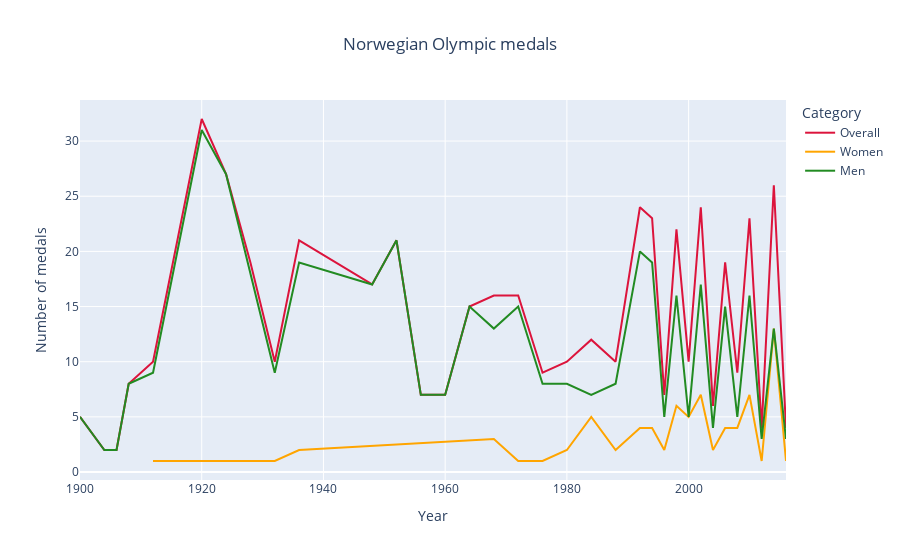

Notebook cell for this chart:
### Code cell
gm.update_norway_medals_per_year_graph(df)

### Figure 1 — Plotly figure (JSON) as saved in the notebook; plotly's stock layout.template omitted (floating-point values rounded to 4 significant figures)
{"data": [{"hovertemplate": "Category=Overall<br>Year=%{x}<br>Number of medals=%{y}<extra></extra>", "legendgroup": "Overall", "line": {"color": "crimson", "dash": "solid"}, "marker": {"symbol": "circle"}, "mode": "lines", "name": "Overall", "orientation": "v", "showlegend": true, "type": "scatter", "x": [1900, 1904, 1906, 1908, 1912, 1920, 1924, 1928, 1932, 1936, 1948, 1952, 1956, 1960, 1964, 1968, 1972, 1976, 1980, 1984, 1988, 1992, 1994, 1996, 1998, 2000, 2002, 2004, 2006, 2008, 2010, 2012, 2014, 2016], "xaxis": "x", "y": [5, 2, 2, 8, 10, 32, 27, 19, 10, 21, 17, 21, 7, 7, 15, 16, 16, 9, 10, 12, 10, 24, 23, 7, 22, 10, 24, 6, 19, 9, 23, 4, 26, 4], "yaxis": "y"}, {"hovertemplate": "Category=Women<br>Year=%{x}<br>Number of medals=%{y}<extra></extra>", "legendgroup": "Women", "line": {"color": "orange", "dash": "solid"}, "marker": {"symbol": "circle"}, "mode": "lines", "name": "Women", "orientation": "v", "showlegend": true, "type": "scatter", "x": [1912, 1920, 1928, 1932, 1936, 1968, 1972, 1976, 1980, 1984, 1988, 1992, 1994, 1996, 1998, 2000, 2002, 2004, 2006, 2008, 2010, 2012, 2014, 2016], "xaxis": "x", "y": [1, 1, 1, 1, 2, 3, 1, 1, 2, 5, 2, 4, 4, 2, 6, 5, 7, 2, 4, 4, 7, 1, 13, 1], "yaxis": "y"}, {"hovertemplate": "Category=Men<br>Year=%{x}<br>Number of medals=%{y}<extra></extra>", "legendgroup": "Men", "line": {"color": "forestgreen", "dash": "solid"}, "marker": {"symbol": "circle"}, "mode": "lines", "name": "Men", "orientation": "v", "showlegend": true, "type": "scatter", "x": [1900, 1904, 1906, 1908, 1912, 1920, 1924, 1928, 1932, 1936, 1948, 1952, 1956, 1960, 1964, 1968, 1972, 1976, 1980, 1984, 1988, 1992, 1994, 1996, 1998, 2000, 2002, 2004, 2006, 2008, 2010, 2012, 2014, 2016], "xaxis": "x", "y": [5, 2, 2, 8, 9, 31, 27, 18, 9, 19, 17, 21, 7, 7, 15, 13, 15, 8, 8, 7, 8, 20, 19, 5, 16, 5, 17, 4, 15, 5, 16, 3, 13, 3], "yaxis": "y"}], "layout": {"legend": {"title": {"text": "Category"}, "tracegroupgap": 0}, "title": {"text": "Norwegian Olympic medals", "x": 0.5, "xanchor": "center"}, "xaxis": {"anchor": "y", "domain": [0, 1], "title": {"text": "Year"}}, "yaxis": {"anchor": "x", "domain": [0, 1], "title": {"text": "Number of medals"}}}}
